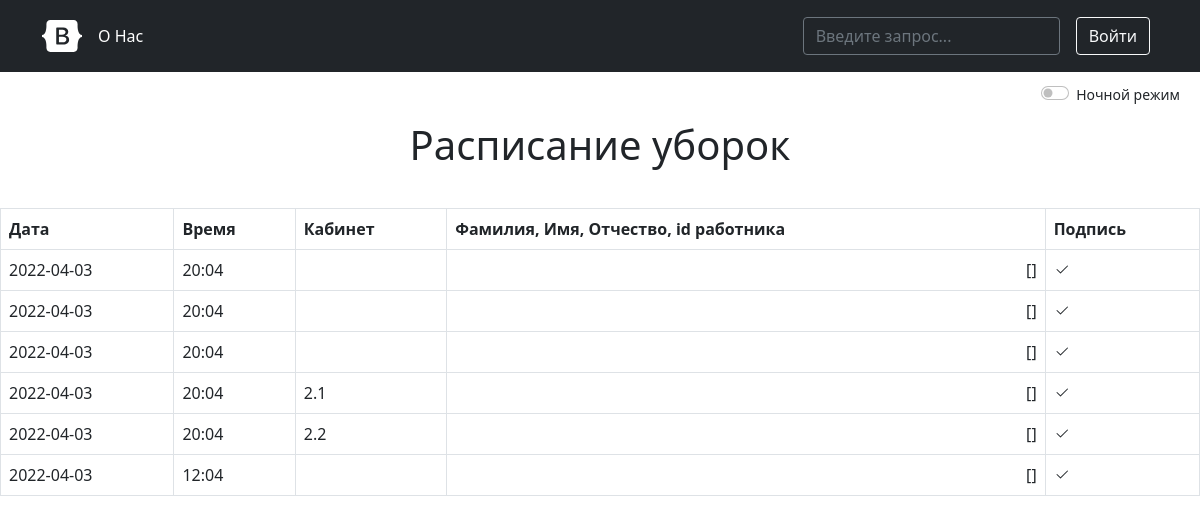
Page /schedules on the committed database.
### models.py (models this page shows, shortened)
class ScheduleCleaning(db.Model):
    id = db.Column(db.Integer, primary_key=True)
    cabinet_id = db.Column(db.Integer, db.ForeignKey('cabinet.id'))
    user_id = db.Column(db.Integer, db.ForeignKey('user.id'))
    created_on = db.Column(db.DateTime, default=datetime.utcnow)
    updated_on = db.Column(db.DateTime, default=datetime.utcnow, onupdate=datetime.utcnow)

class Cabinet(db.Model):
    id = db.Column(db.Integer, primary_key=True)
    number = db.Column(db.String(48), nullable=False)
    created_on = db.Column(db.DateTime, default=datetime.utcnow)
    sc = db.relationship('ScheduleCleaning', backref='cabinet')

### controller.py (the view, shortened to what this page needs)
@app.route('/')
@app.route('/schedules')
def index():
    search = request.args.get('query')
    schedules = ScheduleCleaning.query.order_by(ScheduleCleaning.created_on.desc()).all()
    return render_template('index.html', schedules=schedules, User=User, Cabinet=Cabinet)

### controller.py (called while the page is built)
@app.after_request
def redirect_to_sign(response):
    if response.status_code == 401:
        return redirect(url_for('login'))
    return response

### templates/index.html (shortened to what this page needs)
<!DOCTYPE html>
<html lang="ru">
<head>
    <link href="https://cdn.jsdelivr.net/npm/bootstrap@5.1.3/dist/css/bootstrap.min.css" rel="stylesheet"
>
    <link type="text/css" rel="stylesheet" href="{{ url_for('static', filename='css/index.css') }}">
</head>
<body id="body">
{% include 'template/headers.html' %}
<div class="form-check form-switch" id="color_mode">
    <label style="float: right">
        <small>
            <input class="form-check-input" type="checkbox" id="ColorBackgroundMode"
                   onchange="controlColorBackgroundMode()">
            <label class="form-check-label" for="ColorBackgroundMode">Ночной режим</label>
        </small>
    </label>
</div>
<center><h1>Расписание уборок</h1></center>
<br>
<table class="table table-hover table-bordered">
    <tr>
        <th>Дата</th>
        <th>Время</th>
        <th>Кабинет</th>
        <th>Фамилия, Имя, Отчество, <span data-tooltip="Уникальный идентификатор пользователя">id</span> работника
        </th>
        <th>Подпись</th>
    </tr>
    {% for schedule in schedules %}
    {% set user = User.query.filter_by(id=schedule.user_id).first() %}
    {% set cabinet = Cabinet.query.filter_by(id=schedule.cabinet_id).first() %}
    <tr>
        <td>{{ schedule.created_on.strftime('%Y-%m-%d') }}</td>
        <td>{{ schedule.created_on.strftime('%H:%M') }}</td>
        <td>{{ cabinet.number }}</td>
        <td>{{ user.surname }} {{ user.name }} {{ user.patronymic }}<label id="id_worker"
                                                                           data-tooltip="Нажмите для детального просмотра"
                                                                           onclick="alert(
                                                                                   '{{ user.name }} {{ user.surname }} {{ user.patronymic }}, {{ user.email }}' +
                                                                                    '')">
            [{{ user.id }}]
        </label>
        </td>
        <td>
            <svg width="1em" height="1em" viewBox="0 0 16 16" class="bi bi-check2" fill="currentColor"
                 xmlns="http://www.w3.org/2000/svg">
                <path fill-rule="evenodd"
                      d="M13.854 3.646a.5.5 0 0 1 0 .708l-7 7a.5.5 0 0 1-.708 0l-3.5-3.5a.5.5 0 1 1 .708-.708L6.5 10.293l6.646-6.647a.5.5 0 0 1 .708 0z"/>
            </svg>
        </td>
    </tr>
    {% endfor %}
</table>
</body>
</html>

### static/css/index.css (style rules this page uses)
body { background: white; }
center { margin-top: 15px; padding-bottom: 7px; }
#id_worker { float: right; }
#color_mode { margin-right: 20px; margin-top: 10px; }
[data-tooltip] { position: relative; }
[data-tooltip]::after { content: attr(data-tooltip); position: absolute; width: 116px; left: 0; top: 0; background: #3989c9; color: #fff; padding: 0.5em; box-shadow: 2px 2px 5px rgba(0, 0, 0, 0.3); pointer-events: none; opacity: 0; transition: 1s; font-size: 55%; border-radius: 7px; }

### static/css/headers.css (style rules this page uses)
.bi { vertical-align: -.125em; fill: currentColor; }

### rows in the picture
ScheduleCleaning: created_on "2022-04-03", created_on "20:04"
ScheduleCleaning: created_on "2022-04-03", created_on "20:04"
ScheduleCleaning: created_on "2022-04-03", created_on "20:04"
ScheduleCleaning: created_on "2022-04-03", created_on "20:04"
Cabinet: number "2.1"
ScheduleCleaning: created_on "2022-04-03", created_on "20:04"
Cabinet: number "2.2"
ScheduleCleaning: created_on "2022-04-03", created_on "12:04"
